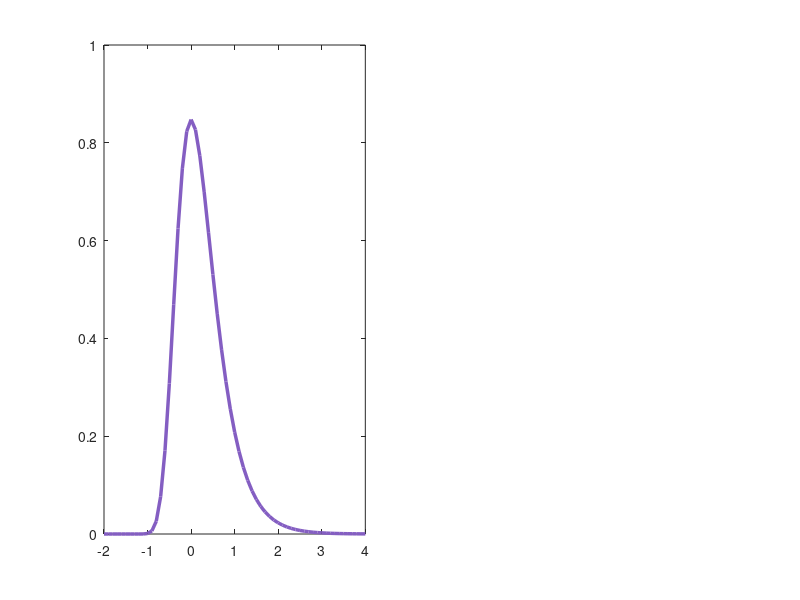

Recreate this plot in MATLAB. (Note: this script raises an error after producing the figure.)
clc,clear
b=1;
N=1e3;
m0_exp=log10(N)/b;
for i=1:1e4
    Dm=-1/b.*log10(rand(1,N)); % generate random magnitude
    [Mmax(i),ind(i)]=max(Dm);
end
%
m=1:0.1:7;
f=b*log(10)*10.^(-b*m);
F=1-10.^(-b.*m);
ff=N.*f.*F.^(N-1);
% non-bias
dm=-1:0.1:4;
for i=1:length(dm)
    Nmin(i)=ceil(10^(-b*dm(i)));
    N=Nmin:1:1e3;
    somefun=1./N.*(1-1./N*10^(-b*dm(i))).^(max(N)-1);
    fff(i)=b*log(10)*10^(-b*dm(i))*sum(somefun);
end
%%
color=1/255*[132 94 194;178 91 0;0 139 200];

figure('units','normalized','position',[0.1,0.1,0.6,0.3])
subplot(1,2,1)
% total
h10=plot(m-m0_exp,ff,'linewidth',2.5,'color',color(1,:));
hold on;
delta_M_total=Mmax-m0_exp;
h11=histogram(delta_M_total,'Normalization','pdf', 'FaceColor',color(1,:), 'EdgeColor', 'none');
set(gca,'fontsize',16)
hold on;

%prior
h20=plot(dm,fff,'linewidth',2.5,'color',color(2,:));
Mmax_exp=log10(ind-1)/b;
delta_M_prior=Mmax-Mmax_exp;
h21=histogram(delta_M_prior,'Normalization','pdf', 'FaceColor',color(2,:), 'EdgeColor', 'none');
xlabel('$m_{max}-\hat{m}_{max}$', 'Interpreter', 'latex');
ylabel('Frequency');
set(gca,'fontsize',16)
grid on;box on;grid minor;
legend([h10,h11,h20,h21],'All (Theoretic)','All (Numerical)','Prior (Theoretic)','Prior (Numerical)');


subplot(1,2,2)
for i=1:length(Mmax)
    p1(i)=length(find(delta_M_total<=delta_M_total(i)))/length(delta_M_total); 
    p2(i)=length(find(delta_M_prior<=delta_M_prior(i)))/length(delta_M_prior); 
end
density_2D=density2C(p1',p2',0:0.1:1,0:0.1:1);
scatter(p1,p2,40,density_2D,'filled');
colormap('autumn')
grid on;box on;grid minor;
xlabel('$p$ (total)', 'Interpreter', 'latex');
ylabel('$p$ (prior)', 'Interpreter', 'latex');
set(gca,'fontsize',16)

function [h]=density2C(X,Y,XList,YList)
    [XMesh,YMesh]=meshgrid(XList,YList);
    XYi=[XMesh(:) YMesh(:)];
    F=ksdensity([X,Y],XYi);
    ZMesh=zeros(size(XMesh));
    ZMesh(1:length(F))=F;
    h=interp2(XMesh,YMesh,ZMesh,X,Y);
end